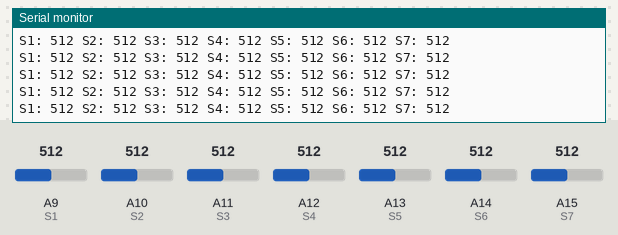
A sketch run on a simulated Arduino Mega 2560, built with avr-gcc and run on an emulated ATmega2560. Parts: the last lines printed to the serial monitor. Inputs (shaded band) come from the test bench; at power-on: A9 (S1) = 512, A12 (S4) = 512, A10 (S2) = 512, A11 (S3) = 512, A13 (S5) = 512, A14 (S6) = 512, A15 (S7) = 512.

Above: at 1.2 s.
1.3 s: A9 (S1) set to 111
At 1.33 s:
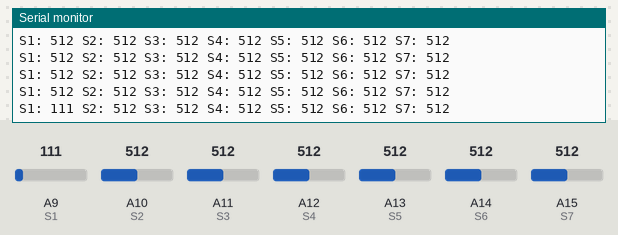
4.3 s: A9 (S1) set to 88
At 4.4 s:
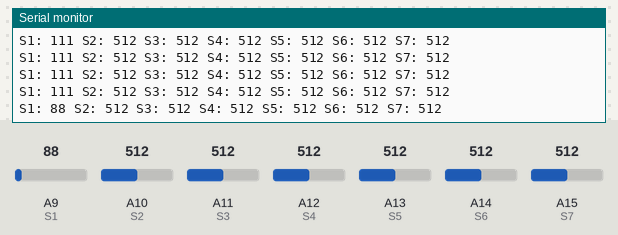
10.3 s: A12 (S4) set to 105
At 10.32 s:
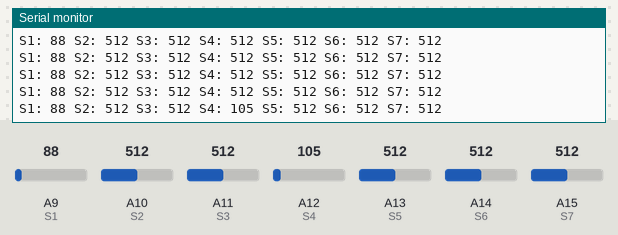
13.3 s: A12 (S4) set to 93
At 13.38 s:
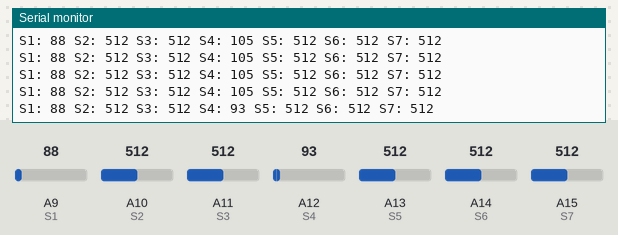
Timing chart, 0 to 15.8 s (numbered marks = the images above; inputs shaded):
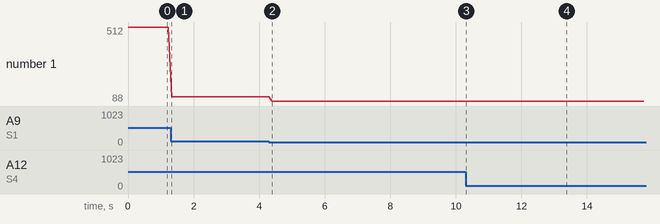

Measured:
- after the input at 1.3 s, the serial monitor: prints a new line at once (image 1)
- after the input at 4.3 s, the serial monitor: prints a new line after 0.09 s (image 2)
- after the input at 10.3 s, the serial monitor: prints a new line at once (image 3)
- after the input at 13.3 s, the serial monitor: prints a new line after 0.08 s (image 4)
- plotted number 1: 512 → 111 after the input at 1.3 s, 111 → 88 after the input at 4.3 s

The sketch:

test_qtra.ino
```cpp
#define S1 A9
#define S2 A10
#define S3 A11
#define S4 A12
#define S5 A13
#define S6 A14
#define S7 A15

void setup() {
    Serial.begin(9600);
    pinMode(S1, INPUT);
    pinMode(S2, INPUT);
    pinMode(S3, INPUT);
    pinMode(S4, INPUT);
    pinMode(S5, INPUT);
    pinMode(S6, INPUT);
    pinMode(S7, INPUT);
}

void loop() {
    Serial.print("S1: ");
    Serial.print(analogRead(S1));
    Serial.print(" S2: ");
    Serial.print(analogRead(S2));
    Serial.print(" S3: ");
    Serial.print(analogRead(S3));
    Serial.print(" S4: ");
    Serial.print(analogRead(S4));
    Serial.print(" S5: ");
    Serial.print(analogRead(S5));
    Serial.print(" S6: ");
    Serial.print(analogRead(S6));
    Serial.print(" S7: ");
    Serial.println(analogRead(S7));
    delay(100);
}
```
